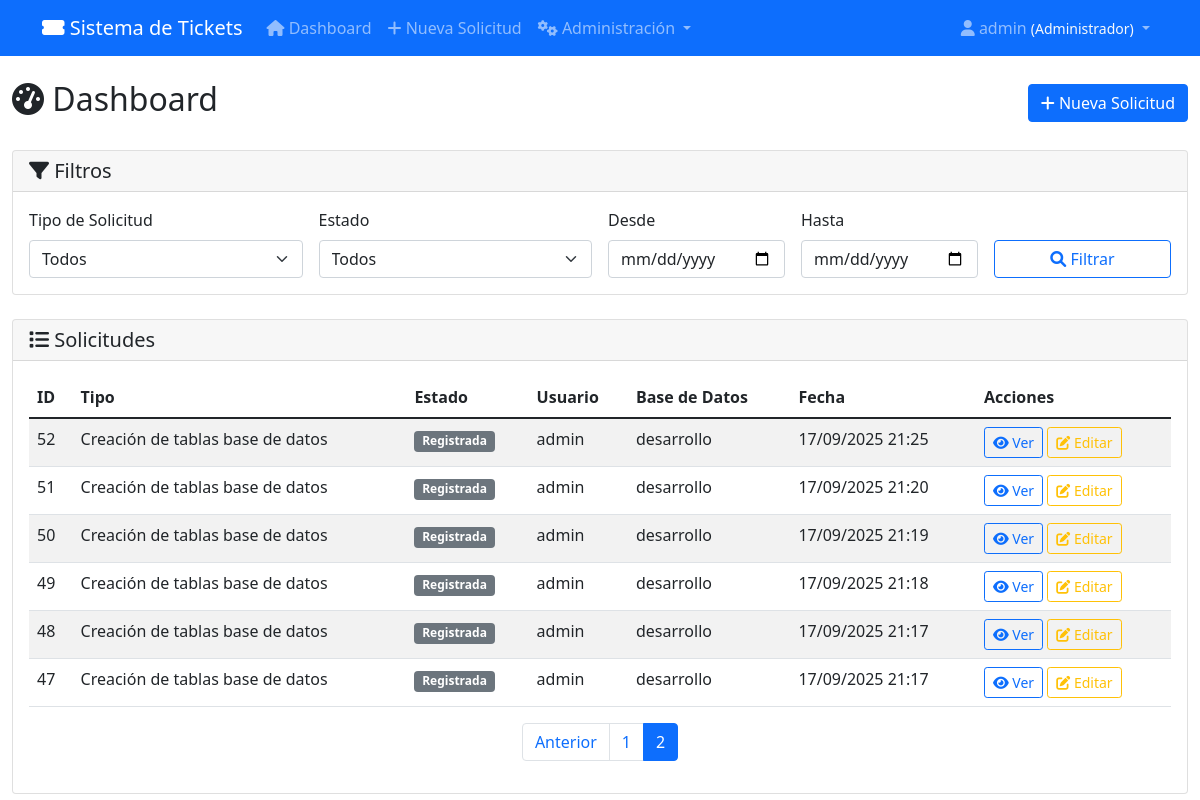
Page /?page=2 (signed in) on the committed database.
### tickets/models.py (models this page shows, shortened)
class UserProfile(models.Model):
    ROLES = [
        ('dev', 'Ingeniero de Desarrollo'),
        ('db', 'Ingeniero de Bases de Datos'),
        ('devops', 'Ingeniero DevOps'),
        ('admin', 'Administrador'),
        ('lider', 'Líder de Proyecto'),
    ]
    user = models.OneToOneField(User, on_delete=models.CASCADE, related_name='profile')
    role = models.CharField(max_length=10, choices=ROLES, default='dev')
    proyectos_asignados = models.ManyToManyField(Proyecto, blank=True,
                                               related_name='miembros_equipo',
                                               verbose_name="Proyectos Asignados")
    departamento = models.CharField(max_length=100, blank=True, verbose_name="Departamento")
    telefono = models.CharField(max_length=20, blank=True, verbose_name="Teléfono")
    activo = models.BooleanField(default=True, verbose_name="Activo")
    fecha_creacion = models.DateTimeField(auto_now_add=True)

class Solicitud(models.Model):
    TIPOS_SOLICITUD = [
        ('crear_tabla', 'Creación de tablas base de datos'),
        ('modificar_tabla', 'Modificación de tabla base de datos'),
        ('compilar_objetos', 'Compilación de objetos'),
        ('asignar_permisos', 'Asignación de permisos'),
        ('crear_usuarios', 'Creación de usuarios y roles'),
        ('pull_request', 'Solicitud pull request'),
        ('despliegue', 'Solicitud de despliegue'),
        ('crear_bd', 'Creación de bases de datos'),
        ('crear_esquemas', 'Creación de esquemas'),
        ('compilar_scripts_qa', 'Compilación de scripts de tickets en QA'),
        ('compilar_scripts_pu', 'Compilación de scripts de tickets en PU'),
    ]
    TIPOS_ARCHIVO = [
        ('excel', 'Excel'),
        ('zip', 'ZIP'),
        ('sql', 'SQL'),
    ]
    ESTADOS = [
        ('registrada', 'Registrada'),
        ('revision', 'En revisión'),
        ('aprobada', 'Aprobada'),
        ('rechazada', 'Rechazada'),
        ('finalizada', 'Finalizada'),
        ('cancelada', 'Cancelada'),
        ('pendiente_aprobacion_lider', 'Pendiente aprobación líder'),
    ]
    AMBIENTES = [
        ('desarrollo', 'Desarrollo'),
        ('qa', 'QA'),
        ('pu', 'Producción'),
        ('todos', 'Todos los ambientes'),
    ]
    TIPOS_BD = ['crear_tabla', 'modificar_tabla', 'asignar_permisos', 'crear_usuarios', 'crear_bd', 'crear_esquemas']
    TIPOS_DEVOPS = ['pull_request', 'despliegue']
    TIPOS_COMPILACION = ['compilar_objetos', 'compilar_scripts_qa', 'compilar_scripts_pu']
    proyecto = models.ForeignKey(Proyecto, on_delete=models.CASCADE,
                                related_name='solicitudes', verbose_name="Proyecto",  null=True, blank=True)
    tipo_solicitud = models.CharField(max_length=30, choices=TIPOS_SOLICITUD)
    tipo_archivo = models.CharField(max_length=10, choices=TIPOS_ARCHIVO, blank=True, null=True)
    archivo_adjunto = models.FileField(upload_to='solicitudes/', blank=True, null=True)
    estado = models.CharField(max_length=30, choices=ESTADOS, default='registrada')
    descripcion = models.TextField(blank=True, null=True)
    fecha_creacion = models.DateTimeField(auto_now_add=True)
    fecha_modificacion = models.DateTimeField(auto_now=True)
    usuario = models.ForeignKey(User, on_delete=models.CASCADE)
    base_datos_aplicacion = models.CharField(max_length=100, help_text="Base de datos o aplicación donde se aplicará")
    correo_notificacion = models.EmailField(help_text="Correo para notificaciones")
    ambientes_ejecucion = models.JSONField(default=list, blank=True, help_text="Ambientes donde ejecutar (para scripts)")
    lider_proyecto = models.ForeignKey(User, on_delete=models.SET_NULL, null=True, blank=True,
                                     related_name='solicitudes_lideradas',
                                     help_text="Líder que debe aprobar (para creación de usuarios)")
    url_commit = models.URLField(blank=True, null=True)
    nombre_branch = models.CharField(max_length=100, blank=True, null=True)
    entorno = models.CharField(max_length=50, blank=True, null=True)
    script_sql_generado = models.TextField(blank=True, null=True)
    estructura_validada = models.BooleanField(default=False, help_text="Si la estructura del archivo fue validada")
    usuario_creado = models.CharField(max_length=100, blank=True, null=True)
    password_generado = models.CharField(max_length=100, blank=True, null=True)
    class Meta:
        ordering = ['-fecha_creacion']

### tickets/views.py (the view, shortened to what this page needs)
# urls.py: path('', views.dashboard, name='dashboard'),
@login_required
def dashboard(request):
    user_profile = UserProfile.objects.get_or_create(user=request.user)[0]
    if user_profile.role == 'admin':
        proyectos = Proyecto.objects.filter(activo=True)
        solicitudes = Solicitud.objects.all()
    form_filtros = FiltroSolicitudesForm(request.GET)
    if form_filtros.is_valid():
        if form_filtros.cleaned_data['proyecto']:
            solicitudes = solicitudes.filter(proyecto=form_filtros.cleaned_data['proyecto'])
        if form_filtros.cleaned_data['estado']:
            solicitudes = solicitudes.filter(estado=form_filtros.cleaned_data['estado'])
        if form_filtros.cleaned_data['tipo_solicitud']:
            solicitudes = solicitudes.filter(tipo_solicitud=form_filtros.cleaned_data['tipo_solicitud'])
    tipo_solicitud = request.GET.get('tipo_solicitud', '')
    estado = request.GET.get('estado', '')
    fecha_desde = request.GET.get('fecha_desde', '')
    fecha_hasta = request.GET.get('fecha_hasta', '')
    if tipo_solicitud:
        solicitudes = solicitudes.filter(tipo_solicitud=tipo_solicitud)
    if estado:
        solicitudes = solicitudes.filter(estado=estado)
    if fecha_desde:
        solicitudes = solicitudes.filter(fecha_creacion__date__gte=fecha_desde)
    if fecha_hasta:
        solicitudes = solicitudes.filter(fecha_creacion__date__lte=fecha_hasta)
    paginator = Paginator(solicitudes.order_by('-fecha_creacion'), 10)
    page_number = request.GET.get('page')
    page_obj = paginator.get_page(page_number)
    stats = {
        'total_solicitudes': solicitudes.count(),
        'pendientes': solicitudes.filter(estado='registrada').count(),
        'en_proceso': solicitudes.filter(estado__in=['revision', 'aprobada']).count(),
        'finalizadas': solicitudes.filter(estado='finalizada').count(),
        'total_proyectos': proyectos.count(),
    }
    context = {
        'page_obj': page_obj,
        'user_profile': user_profile,
        'tipos_solicitud': Solicitud.TIPOS_SOLICITUD,
        'estados': Solicitud.ESTADOS,
        'proyectos': proyectos,
        'stats': stats,
        'form_filtros': form_filtros,
        'filtros': {
            'tipo_solicitud': tipo_solicitud,
            'estado': estado,
            'fecha_desde': fecha_desde,
            'fecha_hasta': fecha_hasta,
        }
    }
    return render(request, 'tickets/dashboard.html', context)

### tickets/forms.py
class FiltroSolicitudesForm(forms.Form):
    proyecto = forms.ModelChoiceField(
        queryset=Proyecto.objects.filter(activo=True),
        required=False,
        empty_label="Todos los proyectos",
        widget=forms.Select(attrs={'class': 'form-select'}),
        label="Proyecto"
    )
    estado = forms.ChoiceField(
        choices=[('', 'Todos los estados')] + Solicitud.ESTADOS,
        required=False,
        widget=forms.Select(attrs={'class': 'form-select'}),
        label="Estado"
    )
    tipo_solicitud = forms.ChoiceField(
        choices=[('', 'Todos los tipos')] + Solicitud.TIPOS_SOLICITUD,
        required=False,
        widget=forms.Select(attrs={'class': 'form-select'}),
        label="Tipo de Solicitud"
    )

### templates/tickets/dashboard.html (shortened to what this page needs)
{% extends 'base.html' %}
{% block content %}
<div class="d-flex justify-content-between align-items-center mb-4">
    <h2><i class="fas fa-tachometer-alt"></i> Dashboard</h2>
    <a href="{% url 'crear_solicitud' %}" class="btn btn-primary">
        <i class="fas fa-plus"></i> Nueva Solicitud
    </a>
</div>
<div class="card mb-4">
    <div class="card-header">
        <h5 class="mb-0"><i class="fas fa-filter"></i> Filtros</h5>
    </div>
    <div class="card-body">
        <form method="get" class="row g-3">
            <div class="col-md-3">
                <label class="form-label">Tipo de Solicitud</label>
                <select name="tipo_solicitud" class="form-select">
                    <option value="">Todos</option>
                </select>
            </div>
            <div class="col-md-3">
                <label class="form-label">Estado</label>
                <select name="estado" class="form-select">
                    <option value="">Todos</option>
                </select>
            </div>
            <div class="col-md-2">
                <label class="form-label">Desde</label>
                <input type="date" name="fecha_desde" class="form-control" value="{{ filtros.fecha_desde }}">
            </div>
            <div class="col-md-2">
                <label class="form-label">Hasta</label>
                <input type="date" name="fecha_hasta" class="form-control" value="{{ filtros.fecha_hasta }}">
            </div>
            <div class="col-md-2">
                <label class="form-label">&nbsp;</label>
                <button type="submit" class="btn btn-outline-primary d-block w-100">
                    <i class="fas fa-search"></i> Filtrar
                </button>
            </div>
        </form>
    </div>
</div>
<div class="card">
    <div class="card-header">
        <h5 class="mb-0"><i class="fas fa-list"></i> Solicitudes</h5>
    </div>
    <div class="card-body">
        {% if page_obj %}
            <div class="table-responsive">
                <table class="table table-striped">
                    <thead>
                        <tr>
                            <th>ID</th>
                            <th>Tipo</th>
                            <th>Estado</th>
                            <th>Usuario</th>
                            <th>Base de Datos</th>
                            <th>Fecha</th>
                            <th>Acciones</th>
                        </tr>
                    </thead>
                    <tbody>
                        {% for solicitud in page_obj %}
                        <tr>
                            <td>{{ solicitud.id }}</td>
                            <td>{{ solicitud.get_tipo_solicitud_display }}</td>
                            <td>
                                <span class="badge bg-{% if solicitud.estado == 'registrada' %}secondary{% elif solicitud.estado == 'revision' %}warning{% elif solicitud.estado == 'aprobada' %}success{% elif solicitud.estado == 'rechazada' %}danger{% elif solicitud.estado == 'cancelada' %}dark{% elif solicitud.estado == 'pendiente_aprobacion_lider' %}info{% else %}primary{% endif %}">
                                    {{ solicitud.get_estado_display }}
                                </span>
                            </td>
                            <td>{{ solicitud.usuario.username }}</td>
                            <td>{{ solicitud.base_datos_aplicacion|default:"-" }}</td>
                            <td>{{ solicitud.fecha_creacion|date:"d/m/Y H:i" }}</td>
                            <td>
                                <a href="{% url 'detalle_solicitud' solicitud.pk %}" class="btn btn-sm btn-outline-primary">
                                    <i class="fas fa-eye"></i> Ver
                                </a>
                                {% if solicitud.usuario == user and solicitud.estado == 'registrada' or solicitud.estado == 'revision' %}
                                    <a href="{% url 'editar_solicitud' solicitud.pk %}" class="btn btn-sm btn-outline-warning">
                                        <i class="fas fa-edit"></i> Editar
                                    </a>
                                {% endif %}
                            </td>
                        </tr>
                        {% endfor %}
                    </tbody>
                </table>
            </div>
            {% if page_obj.has_other_pages %}
            <nav aria-label="Paginación">
                <ul class="pagination justify-content-center">
                    {% if page_obj.has_previous %}
                        <li class="page-item">
                            <a class="page-link" href="?page={{ page_obj.previous_page_number }}">Anterior</a>
                        </li>
                    {% endif %}
                    {% for num in page_obj.paginator.page_range %}
                        {% if page_obj.number == num %}
                            <li class="page-item active">
                                <span class="page-link">{{ num }}</span>
                            </li>
                        {% else %}
                            <li class="page-item">
                                <a class="page-link" href="?page={{ num }}">{{ num }}</a>
                            </li>
                        {% endif %}
                    {% endfor %}
                </ul>
            </nav>
            {% endif %}
        {% endif %}
    </div>
</div>
{% endblock %}

### templates/base.html (shortened to what this page needs)
<!DOCTYPE html>
<html lang="es">
<head>
    <link href="https://cdn.jsdelivr.net/npm/bootstrap@5.1.3/dist/css/bootstrap.min.css" rel="stylesheet">
    <link href="https://cdnjs.cloudflare.com/ajax/libs/font-awesome/6.0.0/css/all.min.css" rel="stylesheet">
</head>
<body>
    <nav class="navbar navbar-expand-lg navbar-dark bg-primary">
        <div class="container">
            <a class="navbar-brand" href="{% url 'dashboard' %}">
                <i class="fas fa-ticket-alt"></i> Sistema de Tickets
            </a>
            {% if user.is_authenticated %}
            <div class="collapse navbar-collapse" id="navbarNav">
                <ul class="navbar-nav me-auto">
                    <li class="nav-item">
                        <a class="nav-link" href="{% url 'dashboard' %}">
                            <i class="fas fa-home"></i> Dashboard
                        </a>
                    </li>
                    <li class="nav-item">
                        <a class="nav-link" href="{% url 'crear_solicitud' %}">
                            <i class="fas fa-plus"></i> Nueva Solicitud
                        </a>
                    </li>
                    {% if user.profile.role == 'admin' %}
                    <li class="nav-item dropdown">
                        <a class="nav-link dropdown-toggle" href="#" id="adminDropdown" role="button" data-bs-toggle="dropdown">
                            <i class="fas fa-cogs"></i> Administración
                        </a>
                    </li>
                    {% else %}
                    <li class="nav-item">
                        <a class="nav-link" href="{% url 'lista_proyectos' %}">
                            <i class="fas fa-project-diagram"></i> Mis Proyectos
                        </a>
                    </li>
                    {% endif %}
                </ul>
                <ul class="navbar-nav">
                    <li class="nav-item dropdown">
                        <a class="nav-link dropdown-toggle" href="#" id="navbarDropdown" role="button" data-bs-toggle="dropdown">
                            <i class="fas fa-user"></i> {{ user.username }}
                            {% if user.profile %}
                                <small class="text-light">({{ user.profile.get_role_display }})</small>
                            {% endif %}
                        </a>
                    </li>
                </ul>
            </div>
            {% endif %}
        </div>
    </nav>
    <main class="container-fluid mt-4">
        {% block content %}{% endblock %}
    </main>
</body>
</html>

### rows in the picture
Solicitud: id "52", tipo_solicitud "Creación de tablas base de datos", estado "Registrada", usuario.username "admin", base_datos_aplicacion "desarrollo", fecha_creacion "17/09/2025 21:25", shows "Editar"
Solicitud: id "51", tipo_solicitud "Creación de tablas base de datos", estado "Registrada", usuario.username "admin", base_datos_aplicacion "desarrollo", fecha_creacion "17/09/2025 21:20", shows "Editar"
Solicitud: id "50", tipo_solicitud "Creación de tablas base de datos", estado "Registrada", usuario.username "admin", base_datos_aplicacion "desarrollo", fecha_creacion "17/09/2025 21:19", shows "Editar"
Solicitud: id "49", tipo_solicitud "Creación de tablas base de datos", estado "Registrada", usuario.username "admin", base_datos_aplicacion "desarrollo", fecha_creacion "17/09/2025 21:18", shows "Editar"
Solicitud: id "48", tipo_solicitud "Creación de tablas base de datos", estado "Registrada", usuario.username "admin", base_datos_aplicacion "desarrollo", fecha_creacion "17/09/2025 21:17", shows "Editar"
Solicitud: id "47", tipo_solicitud "Creación de tablas base de datos", estado "Registrada", usuario.username "admin", base_datos_aplicacion "desarrollo", fecha_creacion "17/09/2025 21:17", shows "Editar"

### other values in the picture
{{ user.username }} "admin"
{{ user.profile.get_role_display }} "Administrador"
{{ num }} "1"
{{ num }} "2"
